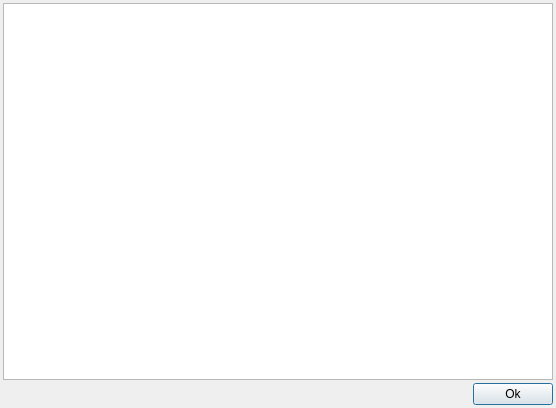
<?xml version="1.0" encoding="UTF-8"?>
<ui version="4.0">
 <class>ScrollableTextDialog</class>
 <widget class="QDialog" name="ScrollableTextDialog">
  <property name="geometry">
   <rect>
    <x>0</x>
    <y>0</y>
    <width>556</width>
    <height>408</height>
   </rect>
  </property>
  <property name="windowTitle">
   <string>Dialog</string>
  </property>
  <property name="sizeGripEnabled">
   <bool>false</bool>
  </property>
  <layout class="QVBoxLayout" name="verticalLayout">
   <property name="spacing">
    <number>3</number>
   </property>
   <property name="leftMargin">
    <number>3</number>
   </property>
   <property name="topMargin">
    <number>3</number>
   </property>
   <property name="rightMargin">
    <number>3</number>
   </property>
   <property name="bottomMargin">
    <number>3</number>
   </property>
   <item>
    <widget class="QScrollArea" name="scrollArea">
     <property name="frameShape">
      <enum>QFrame::NoFrame</enum>
     </property>
     <property name="widgetResizable">
      <bool>true</bool>
     </property>
     <widget class="QWidget" name="scrollAreaWidgetContents">
      <property name="geometry">
       <rect>
        <x>0</x>
        <y>0</y>
        <width>550</width>
        <height>374</height>
       </rect>
      </property>
      <layout class="QVBoxLayout" name="verticalLayout_2">
       <property name="spacing">
        <number>0</number>
       </property>
       <property name="leftMargin">
        <number>0</number>
       </property>
       <property name="topMargin">
        <number>0</number>
       </property>
       <property name="rightMargin">
        <number>0</number>
       </property>
       <property name="bottomMargin">
        <number>0</number>
       </property>
       <item>
        <widget class="QTextBrowser" name="text_browser">
         <property name="html">
          <string>&lt;!DOCTYPE HTML PUBLIC &quot;-//W3C//DTD HTML 4.0//EN&quot; &quot;http://www.w3.org/TR/REC-html40/strict.dtd&quot;&gt;
&lt;html&gt;&lt;head&gt;&lt;meta name=&quot;qrichtext&quot; content=&quot;1&quot; /&gt;&lt;style type=&quot;text/css&quot;&gt;
p, li { white-space: pre-wrap; }
&lt;/style&gt;&lt;/head&gt;&lt;body style=&quot; font-family:'MS Shell Dlg 2'; font-size:8.25pt; font-weight:400; font-style:normal;&quot;&gt;
&lt;p style=&quot;-qt-paragraph-type:empty; margin-top:0px; margin-bottom:0px; margin-left:0px; margin-right:0px; -qt-block-indent:0; text-indent:0px; font-size:8pt;&quot;&gt;&lt;br /&gt;&lt;/p&gt;&lt;/body&gt;&lt;/html&gt;</string>
         </property>
        </widget>
       </item>
      </layout>
     </widget>
    </widget>
   </item>
   <item>
    <layout class="QHBoxLayout" name="horizontalLayout">
     <property name="spacing">
      <number>3</number>
     </property>
     <item>
      <spacer name="horizontalSpacer">
       <property name="orientation">
        <enum>Qt::Horizontal</enum>
       </property>
       <property name="sizeHint" stdset="0">
        <size>
         <width>40</width>
         <height>20</height>
        </size>
       </property>
      </spacer>
     </item>
     <item>
      <widget class="QPushButton" name="pushButton">
       <property name="text">
        <string>Ok</string>
       </property>
      </widget>
     </item>
    </layout>
   </item>
  </layout>
 </widget>
 <resources/>
 <connections>
  <connection>
   <sender>pushButton</sender>
   <signal>clicked()</signal>
   <receiver>ScrollableTextDialog</receiver>
   <slot>accept()</slot>
   <hints>
    <hint type="sourcelabel">
     <x>358</x>
     <y>284</y>
    </hint>
    <hint type="destinationlabel">
     <x>199</x>
     <y>149</y>
    </hint>
   </hints>
  </connection>
 </connections>
</ui>
